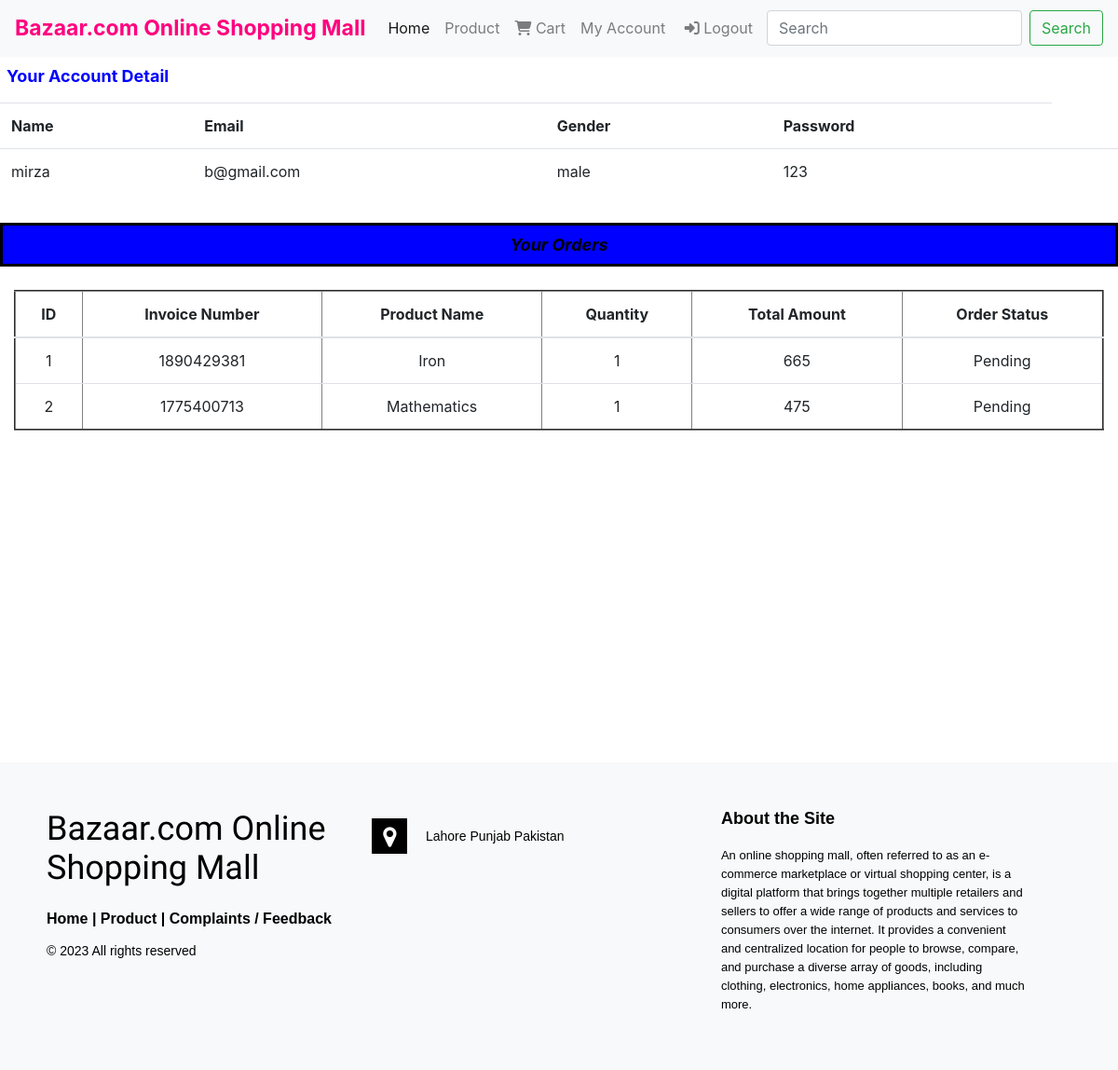
/myaccount.php (signed in), run on the app's committed database.
### tables this page shows
CREATE TABLE `orders` (
  `o_id` int(11) NOT NULL,
  `u_id` int(11) NOT NULL,
  `invoice` int(100) NOT NULL,
  `name` varchar(100) NOT NULL,
  `address` varchar(200) NOT NULL,
  `phone` varchar(100) NOT NULL,
  `p_id` int(100) NOT NULL,
  `qty` int(100) NOT NULL,
  `total` int(100) NOT NULL,
  `status` varchar(100) NOT NULL
);

CREATE TABLE `product` (
  `pid` int(11) NOT NULL,
  `name` varchar(100) NOT NULL,
  `category` varchar(100) NOT NULL,
  `manufacture` varchar(100) NOT NULL,
  `model` varchar(100) NOT NULL,
  `pic01` blob NOT NULL,
  `price` varchar(100) NOT NULL
);

### myaccount.php (the view, shortened to what this page needs)
<?php   include 'navbar.php' ?>
<div class="container-fluid">
  <div class="row">
 <br><br>
 <label class="account"> Your Account Detail  </label>
 <table class="table table-stripped">
  <tr>
<th>Name</th>
<th>Email</th>
<th>Gender</th>
<th>Password</th>
</tr>
  <tr>
<td><?PHP echo $_SESSION['bname'] ?></td>
<td><?PHP echo $_SESSION['bemail']?></td>
<td><?PHP echo $_SESSION['bgender']?></td>
<td><?PHP echo $_SESSION['bpassword']?></td>
<td></td>
</tr>
 </table>
<div class="order"> <center> Your Orders </center></div> <BR>
<div class="col-md-12">
<table class="table text-center" border="2" >
  <thead >
    <tr>
     <th class="text-center">ID </th>
<th class="text-center">Invoice Number</th>
<th class="text-center">Product Name</th>
<th class="text-center">Quantity</th>
<th class="text-center">Total Amount</th>
<th class="text-center">Order Status</th>
    </tr>
  </thead>
  <tbody>
    <?php
$user_id =$_SESSION['bid'];
$i=0;
$cstorder= "SELECT * from orders where u_id='$user_id'";
    $run_price = mysqli_query($conn,$cstorder);
        while($fetch = mysqli_fetch_array($run_price)){
    $invoice=$fetch['invoice'];
       $p2_id=$fetch['p_id'];
       $qty=$fetch['qty'];
       $total=$fetch['total'];
         $status=$fetch['status'];
 $slt4 ="SELECT * from product WHERE pid='$p2_id' ";
   $cnm4=mysqli_query($conn,$slt4);
   $cfetch4= mysqli_fetch_array($cnm4);
     $proname =$cfetch4['name'];
     $i++;
?>
                <tr>
        <td> <?php   echo  $i;    ?> </td>
<td><?PHP echo  $invoice; ?></td>
<td><?PHP echo $proname;  ?></td>
<td><?PHP echo  $qty; ?></td>
<td>  <?PHP  echo  $total;  ?></td>
<td> <?PHP echo $status; ?> </td>
       </tr>
   <?php    }
   ?>
</tbody>
</table>
</div>
</div>
</div>
<?php include'footer.php' ?>

### myaccount.php (style rules this page uses)
.order { border-style: solid; border-color: black; background-color:blue; color: black; font-style: italic; padding: 7px; font-size: 18px; font-weight: bold; width: 100%; margin: 15px 0px 25px 0px; }
.account { padding: 7px; font-size: 18px; font-weight: bold; color: blue; }

### footer.php (style rules this page uses)
* { padding:0; margin:0; }

### data on the page
orders: invoice "1890429381", product.name "Iron", qty "1", total "665", status "Pending"
orders: invoice "1775400713", product.name "Mathematics", qty "1", total "475", status "Pending"

### other printed values
$_SESSION['bname'] "mirza"
$_SESSION['bemail'] "b@gmail.com"
$_SESSION['bgender'] "male"
$_SESSION['bpassword'] "123"
